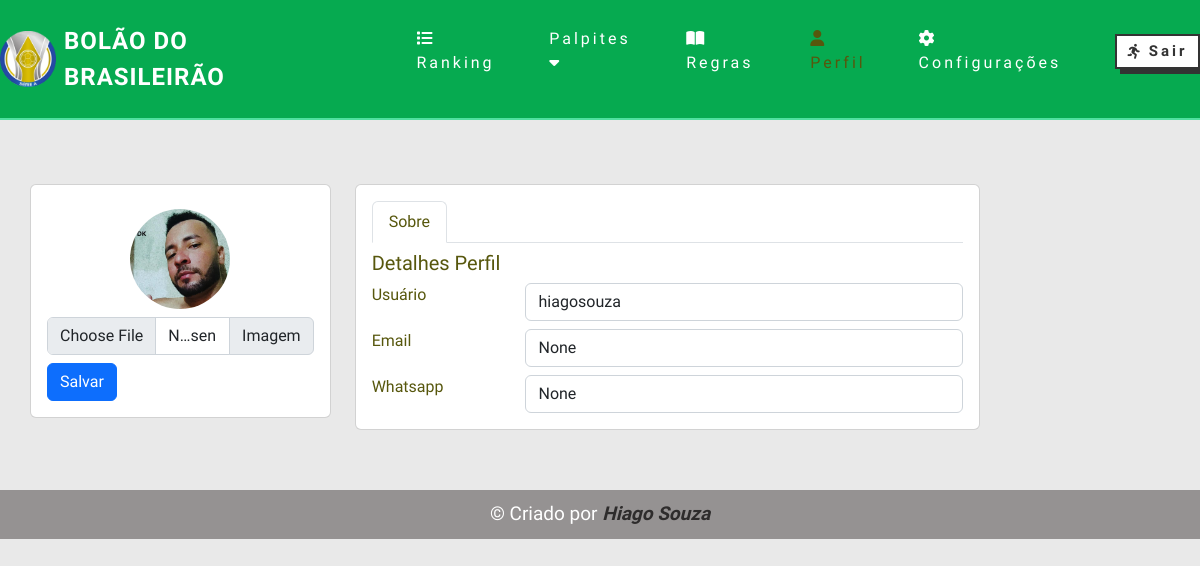
Page /perfil (signed in) on the committed database.
### bolao/models.py (models this page shows, shortened)
class Usuario(models.Model):
    nome = models.CharField(max_length=200, null=True, blank=True)
    usuario = models.OneToOneField(User, null=True, blank=True, on_delete=models.CASCADE)
    email = models.CharField(max_length=200, null=True, blank=True, unique=True)
    whatsapp = models.CharField(max_length=200, null=True, blank=True, unique=True)
    pagamento = models.BooleanField(default=False)
    imagem = models.ImageField(upload_to='imagens', default='imagens/perfil-null.png')

### bolao/views.py (the view, shortened to what this page needs)
# urls.py: path('perfil', perfil, name='perfil'),
def perfil(request):
    user = request.user
    usuarios = Usuario.objects.filter(usuario=user)
    context = {"usuarios":usuarios}
    return render(request, 'perfil.html', context)

### bolao/templates/perfil.html (shortened to what this page needs)
{% extends 'auxiliar/base.html' %} {% load static %} {% block title %} Bolão | Perfil {% endblock%} {% block body %}
<section class="regras" style="z-index: -1;">
    <section class="section profile col-xl-10">
        <div class="row">
            <div class="col-xl-4">
                {% for usuario in usuarios %}
                <div class="card">
                    <form method="POST" action="{% url 'perfil' %}" enctype='multipart/form-data'>
                        <div class="card-body profile-card pt-4 d-flex flex-column align-items-center">
                            <img src="{{ usuario.imagem.url }}" alt="{{ usuario.nome}}" class="rounded-circle"
                                width="100" height="100" id="image-preview" />
                            <div class="input-group mt-2">
                                <input type="file" class="form-control" name="img" id="inputGroupFile02">
                                <label class="input-group-text" for="inputGroupFile02">Imagem</label>
                            </div>
                            <div class="col-12 mt-2">
                                <button class="btn btn-primary" type="submit">
                                    Salvar
                                </button>
                            </div>
                        </div>
                    </form>
                </div>
            </div>
            <div class="col-xl-8">
                <div class="card">
                    <div class="card-body pt-3">
                        <ul class="nav nav-tabs nav-tabs-bordered">
                            <li class="nav-item">
                                <button class="nav-link active" data-bs-toggle="tab" data-bs-target="#profile-overview">
                                    Sobre
                                </button>
                            </li>
                        </ul>
                        <div class="tab-content pt-2">
                            <div class="tab-pane fade show active profile-overview" id="profile-overview">
                                <h5 class="card-title">Detalhes Perfil</h5>
                                <div class="row mt-2">
                                    <div class="col-lg-3 col-md-4 label">Usuário</div>
                                    <div class="col-lg-9 col-md-8">
                                        <div class="form-control" type="text" name="usuario" id="nome"
                                            style="cursor: not-allowed;">{{ usuario.usuario }}</div>
                                    </div>
                                </div>
                                <div class="row mt-2">
                                    <div class="col-lg-3 col-md-4 label">Email</div>
                                    <div class="col-lg-9 col-md-8">
                                        <div class="form-control" type="text" name="email" id="email"
                                            style="cursor: not-allowed;">{{ usuario.email}}</div>
                                    </div>
                                </div>
                                <div class="row mt-2">
                                    <div class="col-lg-3 col-md-4 label">Whatsapp</div>
                                    <div class="col-lg-9 col-md-8">
                                        <div class="form-control" type="text" name="whatsapp" id="whatsapp"
                                            style="cursor: not-allowed;">{{ usuario.whatsapp}}
                                        </div>
                                    </div>
                                </div>
                            </div>
                            {% endfor %}
                        </div>
                    </div>
                </div>
            </div>
        </div>
    </section>
</section>
{% endblock %}

### static/css/style.css (style rules this page uses)
* { margin: 0; padding: 0; box-sizing: border-box; font-family: "Afacad Flux", sans-serif; text-decoration: none; }
body, html { background: #e9e9e9; }
.active { color: rgb(87, 87, 13) !important; }
form { display: flex; flex-wrap: wrap; justify-content: center; width: 100%; gap: 42px; flex-direction: row; }
.regras { width: 95%; display: flex; flex-wrap: wrap; gap: 10px; margin: 160px auto 0 auto; }

### rows in the picture
Usuario: imagem (picture), usuario "hiagosouza", email "None", whatsapp "None"
